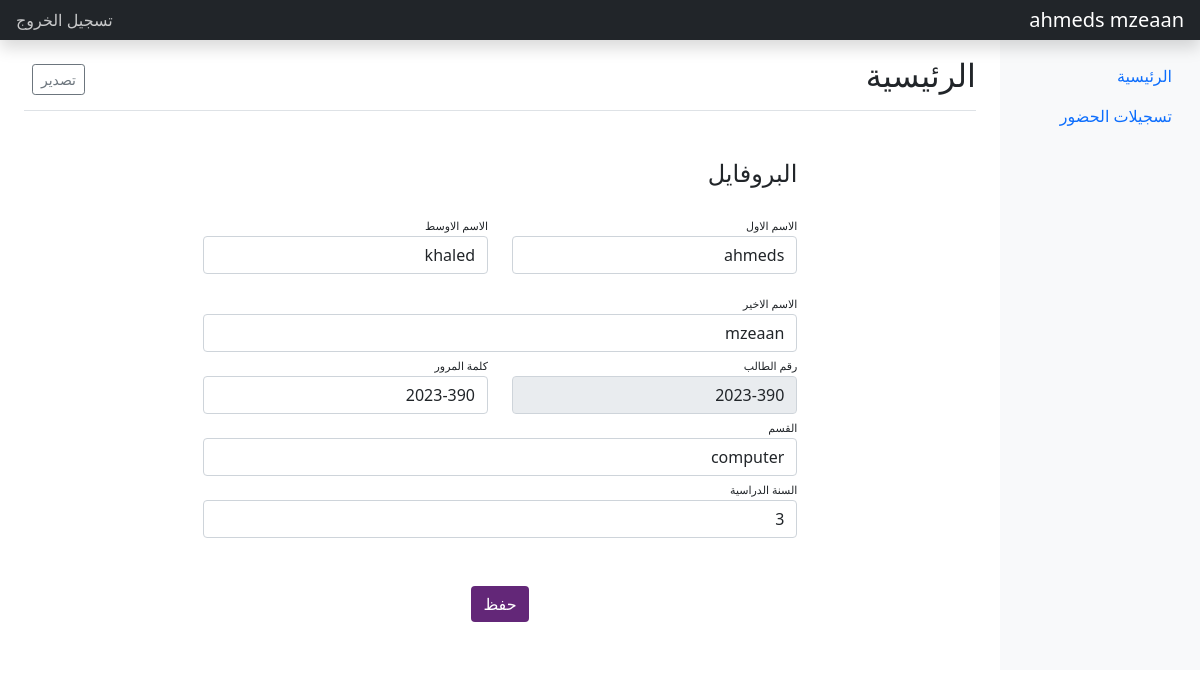
The page /student.php (signed in) on the database its author committed.
### tables this page shows
CREATE TABLE `student` (
  `id` int(11) NOT NULL,
  `student_no` varchar(100) NOT NULL,
  `password` varchar(100) NOT NULL,
  `firstname` varchar(100) NOT NULL,
  `middlename` varchar(100) NOT NULL,
  `lastname` varchar(100) NOT NULL,
  `avatar` varchar(100) NOT NULL,
  `department` varchar(100) NOT NULL,
  `year_acadmic` int(11) NOT NULL
);

### student.php (the view, shortened to what this page needs)
<?php
require_once 'admin/db_connect.php';
$user_qry = $conn->query("SELECT * FROM student WHERE `id` = '" . $_SESSION['loginstd_id'] . "' ") or die(mysqli_error());
$user = $user_qry->fetch_array();
$user_name = $user['firstname'] . " " . $user['lastname'];
?>
<!doctype html>
<html lang="ar" dir="rtl">
<head>
    <link href="assets/css/bootstrap.rtl.min.css" rel="stylesheet">
    <link href="assets/js/dashboard.js" rel="stylesheet">
</head>
<body>
    <header class="navbar navbar-dark sticky-top bg-dark flex-md-nowrap p-0 shadow">
        <a class="navbar-brand col-md-3 col-lg-2 me-0 px-3" href="#"><?= $user_name ?></a>
        <div class="navbar-nav">
            <div class="nav-item text-nowrap">
                <a class="nav-link px-3" href="logout.php">تسجيل الخروج</a>
            </div>
        </div>
    </header>
    <div class="container-fluid">
        <div class="row">
            <nav id="sidebarMenu" class="col-md-3 col-lg-2 d-md-block bg-light sidebar collapse">
                <div class="position-sticky pt-3">
                    <ul class="nav flex-column">
                        <li class="nav-item">
                            <a class="nav-link active" aria-current="page" href="student.php">
                                الرئيسية
                            </a>
                        </li>
                        <li class="nav-item">
                            <a class="nav-link" href="student_att.php">
                                تسجيلات الحضور
                            </a>
                        </li>
                </div>
            </nav>
            <main class="col-md-9 ms-sm-auto col-lg-10 px-md-4">
                <div class="d-flex justify-content-between flex-wrap flex-md-nowrap align-items-center pt-3 pb-2 mb-3 border-bottom">
                    <h1 class="h2">الرئيسية</h1>
                    <div class="btn-toolbar mb-2 mb-md-0">
                        <div class="btn-group me-2">
                            <button type="button" class="btn btn-sm btn-outline-secondary">تصدير</button>
                        </div>
                    </div>
                </div>
                <div class="container rounded bg-white mt-5 mb-5">
                    <div class="row">
                        <div class="col-md-8 offset-2 border-right">
                            <form id="student_frm">
                                <div class="d-flex justify-content-between align-items-center mb-3">
                                    <h4 class="text-right">البروفايل</h4>
                                </div>
                                <div class="row mt-2">
                                    <div class="col-md-6"><label class="labels">الاسم الاول</label><input type="text" name="firstname" class="form-control" placeholder="first name" value="<?= $user['firstname'] ?>"></div>
                                    <div class="col-md-6"><label class="labels">الاسم الاوسط</label><input type="text" name="middlename" class="form-control" value="<?= $user['middlename'] ?>" placeholder="second name"></div>
                                </div>
                                <div class="row mt-3">
                                    <div class="col-md-12"><label class="labels">الاسم الاخير</label><input type="text" name="lastname" class="form-control" placeholder="last" value="<?= $user['lastname'] ?>"></div>
                                    <div class="col-md-6"><label class="labels">رقم الطالب </label><input type="text" name="student_no" class="form-control" disabled placeholder="student number" value="<?= $user['student_no'] ?>"></div>
                                    <div class="col-md-6"><label class="labels">كلمة المرور </label><input type="text" name="password" class="form-control" placeholder="student password" value="<?= $user['password'] ?>"></div>
                                    <div class="col-md-12"><label class="labels"> القسم </label><input type="text" name="department" class="form-control" placeholder="department" value="<?= $user['department'] ?>"></div>
                                    <div class="col-md-12"><label class="labels">السنة الدراسية</label><input type="text" name="year_acadmic" class="form-control" placeholder="year acadmic" value="<?= $user['year_acadmic'] ?>"></div>
                                    <div class="mt-5 text-center"><button class="btn btn-primary profile-button" name="save" type="submit">حفظ</button></div>
                                </div>
                            </form>
                        </div>
                    </div>
                </div>
        </div>
    </div>
</body>
</html>

### student.php (style rules this page uses)
.profile-button { background: rgb(99, 39, 120); box-shadow: none; border: none }
.labels { font-size: 11px }

### rows shown on the page
student: user_name "ahmeds mzeaan", firstname "ahmeds", middlename "khaled", lastname "mzeaan", student_no "2023-390", password "2023-390", department "computer", year_acadmic "3"
